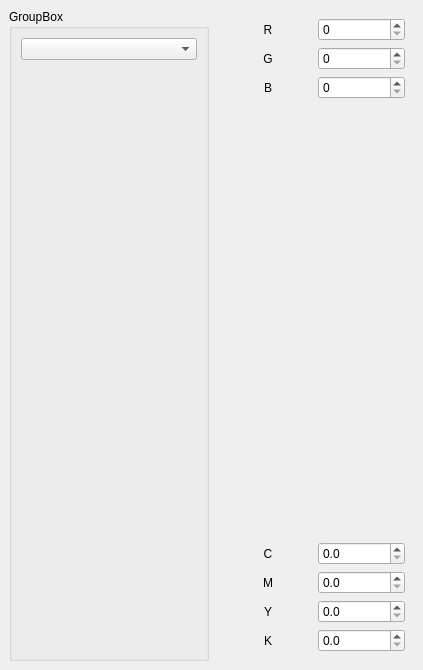
<?xml version="1.0" encoding="UTF-8"?>
<ui version="4.0">
 <class>MainWindow</class>
 <widget class="QMainWindow" name="MainWindow">
  <property name="geometry">
   <rect>
    <x>0</x>
    <y>0</y>
    <width>423</width>
    <height>670</height>
   </rect>
  </property>
  <property name="windowTitle">
   <string>MainWindow</string>
  </property>
  <widget class="QWidget" name="centralwidget">
   <layout class="QHBoxLayout" name="horizontalLayout">
    <item>
     <widget class="QGroupBox" name="groupBox">
      <property name="title">
       <string>GroupBox</string>
      </property>
      <layout class="QVBoxLayout" name="verticalLayout_2">
       <property name="spacing">
        <number>20</number>
       </property>
       <item>
        <widget class="QComboBox" name="inientComboBox"/>
       </item>
       <item>
        <widget class="QWidget" name="flagsWidget" native="true"/>
       </item>
      </layout>
     </widget>
    </item>
    <item>
     <widget class="QWidget" name="widget" native="true">
      <layout class="QVBoxLayout" name="verticalLayout">
       <item>
        <layout class="QGridLayout" name="gridLayout_2">
         <item row="0" column="0">
          <widget class="QLabel" name="label_5">
           <property name="text">
            <string>R</string>
           </property>
           <property name="alignment">
            <set>Qt::AlignmentFlag::AlignCenter</set>
           </property>
          </widget>
         </item>
         <item row="1" column="1">
          <widget class="QSpinBox" name="gSpB">
           <property name="maximum">
            <number>255</number>
           </property>
          </widget>
         </item>
         <item row="2" column="0">
          <widget class="QLabel" name="label_7">
           <property name="text">
            <string>B</string>
           </property>
           <property name="alignment">
            <set>Qt::AlignmentFlag::AlignCenter</set>
           </property>
          </widget>
         </item>
         <item row="1" column="0">
          <widget class="QLabel" name="label_6">
           <property name="text">
            <string>G</string>
           </property>
           <property name="alignment">
            <set>Qt::AlignmentFlag::AlignCenter</set>
           </property>
          </widget>
         </item>
         <item row="2" column="1">
          <widget class="QSpinBox" name="bSpB">
           <property name="maximum">
            <number>255</number>
           </property>
          </widget>
         </item>
         <item row="0" column="1">
          <widget class="QSpinBox" name="rSpB">
           <property name="maximum">
            <number>255</number>
           </property>
          </widget>
         </item>
        </layout>
       </item>
       <item>
        <widget class="QLabel" name="labelColor">
         <property name="text">
          <string/>
         </property>
        </widget>
       </item>
       <item>
        <layout class="QGridLayout" name="gridLayout">
         <item row="0" column="0">
          <widget class="QLabel" name="label">
           <property name="text">
            <string>C</string>
           </property>
           <property name="alignment">
            <set>Qt::AlignmentFlag::AlignCenter</set>
           </property>
          </widget>
         </item>
         <item row="0" column="1">
          <widget class="QDoubleSpinBox" name="cSpB">
           <property name="decimals">
            <number>1</number>
           </property>
           <property name="singleStep">
            <double>0.500000000000000</double>
           </property>
           <property name="maximum">
            <double>100.000000000000000</double>
           </property>
          </widget>
         </item>
         <item row="1" column="0">
          <widget class="QLabel" name="label_2">
           <property name="text">
            <string>M</string>
           </property>
           <property name="alignment">
            <set>Qt::AlignmentFlag::AlignCenter</set>
           </property>
          </widget>
         </item>
         <item row="1" column="1">
          <widget class="QDoubleSpinBox" name="mSpB">
           <property name="decimals">
            <number>1</number>
           </property>
           <property name="singleStep">
            <double>0.500000000000000</double>
           </property>
           <property name="maximum">
            <double>100.000000000000000</double>
           </property>
          </widget>
         </item>
         <item row="2" column="0">
          <widget class="QLabel" name="label_3">
           <property name="text">
            <string>Y</string>
           </property>
           <property name="alignment">
            <set>Qt::AlignmentFlag::AlignCenter</set>
           </property>
          </widget>
         </item>
         <item row="2" column="1">
          <widget class="QDoubleSpinBox" name="ySpB">
           <property name="decimals">
            <number>1</number>
           </property>
           <property name="singleStep">
            <double>0.500000000000000</double>
           </property>
           <property name="maximum">
            <double>100.000000000000000</double>
           </property>
          </widget>
         </item>
         <item row="3" column="0">
          <widget class="QLabel" name="label_4">
           <property name="text">
            <string>K</string>
           </property>
           <property name="alignment">
            <set>Qt::AlignmentFlag::AlignCenter</set>
           </property>
          </widget>
         </item>
         <item row="3" column="1">
          <widget class="QDoubleSpinBox" name="kSpB">
           <property name="decimals">
            <number>1</number>
           </property>
           <property name="singleStep">
            <double>0.500000000000000</double>
           </property>
           <property name="maximum">
            <double>100.000000000000000</double>
           </property>
          </widget>
         </item>
        </layout>
       </item>
      </layout>
     </widget>
    </item>
   </layout>
  </widget>
 </widget>
 <resources/>
 <connections/>
</ui>
